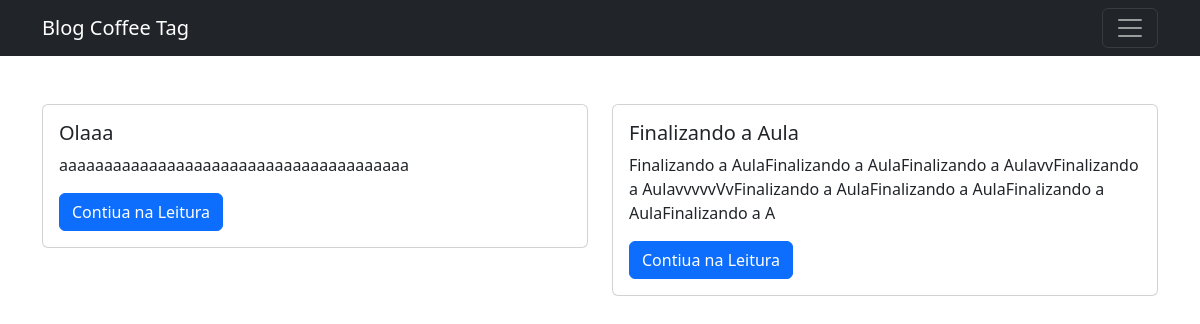
The page / on the database its author committed.
### blog/models.py (models this page shows)
class Post(models.Model):
    title = models.CharField(max_length=200, unique=True)
    slug = models.SlugField(max_length=200, unique=True)
    author = models.ForeignKey(User, on_delete=models.CASCADE, related_name='blog_posts')
    created_on = models.DateField(auto_now_add=True)
    update_on = models.DateField(auto_now=True)
    content = models.TextField()
    status = models.IntegerField(choices=STATUS, default=0)
    class Meta:
        ordering = ['-created_on']

### blog/views.py (the view)
# urls.py: path('', views.PostList.as_view(), name='home'),
class PostList(generic.ListView):
    queryset = Post.objects.filter(status=1).order_by('-created_on')
    template_name = 'index.html'

### blog/templates/index.html (shortened to what this page needs)
{% extends 'menu.html' %}
{% block content %}
<main class="container py-5">
        <div class="row">
            {% for post in post_list %}
                        <div class="col-sm-6">
                        <div class="card">
                            <div class="card-body">
                            <h5 class="card-title"> {{ post.title }} </h5>
                            <p class="card-text"> {{ post.content|slice:":150"}}  </p>
                            <a href="{% url 'post_detail' post.slug  %}" class="btn btn-primary">Contiua na Leitura</a>
                            </div>
                        </div>
                        </div>
            {% endfor %}
        </div>
</main>
{% endblock %}

### rows shown on the page
Post: title "Olaaa", content "aaaaaaaaaaaaaaaaaaaaaaaaaaaaaaaaaaaaaaa"
Post: title "Finalizando a Aula", content "Finalizando a AulaFinalizando a AulaFinalizando a AulavvFinalizando a AulavvvvvVvFinalizando a AulaFinalizando a AulaFinalizando a AulaFinalizando a A"
